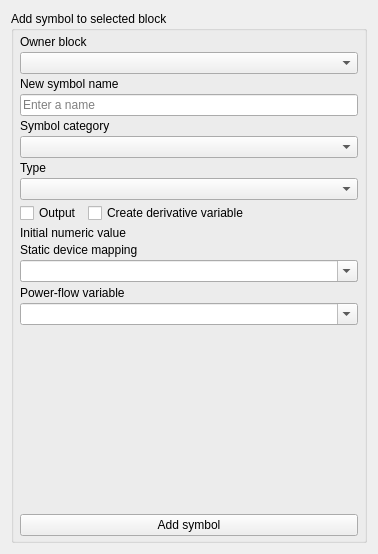
<?xml version="1.0" encoding="UTF-8"?>
<ui version="4.0">
 <class>Form</class>
 <widget class="QWidget" name="Form">
  <property name="geometry">
   <rect>
    <x>0</x>
    <y>0</y>
    <width>378</width>
    <height>554</height>
   </rect>
  </property>
  <property name="windowTitle">
   <string>Add block property</string>
  </property>
  <layout class="QVBoxLayout" name="verticalLayout">
   <item>
    <widget class="QGroupBox" name="add_symbol_group">
     <property name="sizePolicy">
      <sizepolicy hsizetype="Ignored" vsizetype="Ignored">
       <horstretch>0</horstretch>
       <verstretch>0</verstretch>
      </sizepolicy>
     </property>
     <property name="title">
      <string>Add symbol to selected block</string>
     </property>
     <layout class="QGridLayout" name="add_symbol_layout">
      <property name="leftMargin">
       <number>6</number>
      </property>
      <property name="topMargin">
       <number>4</number>
      </property>
      <property name="rightMargin">
       <number>6</number>
      </property>
      <property name="bottomMargin">
       <number>4</number>
      </property>
      <property name="horizontalSpacing">
       <number>6</number>
      </property>
      <property name="verticalSpacing">
       <number>3</number>
      </property>
      <item row="8" column="0">
       <widget class="QWidget" name="new_variable_options" native="true">
        <property name="sizePolicy">
         <sizepolicy hsizetype="Ignored" vsizetype="Fixed">
          <horstretch>0</horstretch>
          <verstretch>0</verstretch>
         </sizepolicy>
        </property>
        <layout class="QHBoxLayout" name="new_variable_options_layout">
         <property name="leftMargin">
          <number>0</number>
         </property>
         <property name="topMargin">
          <number>0</number>
         </property>
         <property name="rightMargin">
          <number>0</number>
         </property>
         <property name="bottomMargin">
          <number>0</number>
         </property>
         <item>
          <widget class="QCheckBox" name="new_symbol_exported">
           <property name="text">
            <string>Output</string>
           </property>
          </widget>
         </item>
         <item>
          <widget class="QCheckBox" name="new_state_derivative">
           <property name="text">
            <string>Create derivative variable</string>
           </property>
          </widget>
         </item>
         <item>
          <spacer name="new_variable_options_spacer">
           <property name="orientation">
            <enum>Qt::Orientation::Horizontal</enum>
           </property>
           <property name="sizeHint" stdset="0">
            <size>
             <width>40</width>
             <height>20</height>
            </size>
           </property>
          </spacer>
         </item>
        </layout>
       </widget>
      </item>
      <item row="1" column="0">
       <widget class="QComboBox" name="new_symbol_owner">
        <property name="sizePolicy">
         <sizepolicy hsizetype="Ignored" vsizetype="Fixed">
          <horstretch>0</horstretch>
          <verstretch>0</verstretch>
         </sizepolicy>
        </property>
       </widget>
      </item>
      <item row="13" column="0">
       <widget class="QComboBox" name="new_external_reference">
        <property name="sizePolicy">
         <sizepolicy hsizetype="Ignored" vsizetype="Fixed">
          <horstretch>0</horstretch>
          <verstretch>0</verstretch>
         </sizepolicy>
        </property>
        <property name="editable">
         <bool>true</bool>
        </property>
       </widget>
      </item>
      <item row="7" column="0">
       <widget class="QComboBox" name="new_symbol_kind">
        <property name="sizePolicy">
         <sizepolicy hsizetype="Ignored" vsizetype="Fixed">
          <horstretch>0</horstretch>
          <verstretch>0</verstretch>
         </sizepolicy>
        </property>
       </widget>
      </item>
      <item row="5" column="0">
       <widget class="QComboBox" name="new_symbol_category">
        <property name="sizePolicy">
         <sizepolicy hsizetype="Ignored" vsizetype="Fixed">
          <horstretch>0</horstretch>
          <verstretch>0</verstretch>
         </sizepolicy>
        </property>
       </widget>
      </item>
      <item row="2" column="0">
       <widget class="QLabel" name="new_symbol_name_label">
        <property name="text">
         <string>New symbol name</string>
        </property>
       </widget>
      </item>
      <item row="4" column="0">
       <widget class="QLabel" name="new_symbol_category_label">
        <property name="text">
         <string>Symbol category</string>
        </property>
       </widget>
      </item>
      <item row="0" column="0">
       <widget class="QLabel" name="new_symbol_owner_label">
        <property name="text">
         <string>Owner block</string>
        </property>
       </widget>
      </item>
      <item row="6" column="0">
       <widget class="QLabel" name="new_symbol_kind_label">
        <property name="text">
         <string>Type</string>
        </property>
       </widget>
      </item>
      <item row="16" column="0">
       <widget class="QPushButton" name="add_symbol_button">
        <property name="text">
         <string>Add symbol</string>
        </property>
       </widget>
      </item>
      <item row="15" column="0">
       <widget class="QLabel" name="add_symbol_status_label">
        <property name="visible">
         <bool>false</bool>
        </property>
        <property name="text">
         <string/>
        </property>
        <property name="wordWrap">
         <bool>true</bool>
        </property>
        <property name="textInteractionFlags">
         <set>Qt::TextInteractionFlag::TextSelectableByMouse</set>
        </property>
       </widget>
      </item>
      <item row="10" column="0">
       <widget class="QLabel" name="new_static_reference_label">
        <property name="text">
         <string>Static device mapping</string>
        </property>
       </widget>
      </item>
      <item row="12" column="0">
       <widget class="QLabel" name="new_external_reference_label">
        <property name="toolTip">
         <string>Power-flow variable used to initialize this dynamic variable.</string>
        </property>
        <property name="text">
         <string>Power-flow variable</string>
        </property>
       </widget>
      </item>
      <item row="11" column="0">
       <widget class="QDoubleSpinBox" name="new_parameter_value">
        <property name="sizePolicy">
         <sizepolicy hsizetype="Ignored" vsizetype="Fixed">
          <horstretch>0</horstretch>
          <verstretch>0</verstretch>
         </sizepolicy>
        </property>
        <property name="decimals">
         <number>12</number>
        </property>
        <property name="minimum">
         <double>-10000000000000000159028911097599180468360808563945281389781327557747838772170381060813469985856815104.000000000000000</double>
        </property>
        <property name="maximum">
         <double>10000000000000000159028911097599180468360808563945281389781327557747838772170381060813469985856815104.000000000000000</double>
        </property>
       </widget>
      </item>
      <item row="11" column="0">
       <widget class="QComboBox" name="new_static_reference">
        <property name="sizePolicy">
         <sizepolicy hsizetype="Ignored" vsizetype="Fixed">
          <horstretch>0</horstretch>
          <verstretch>0</verstretch>
         </sizepolicy>
        </property>
        <property name="editable">
         <bool>true</bool>
        </property>
       </widget>
      </item>
      <item row="14" column="0">
       <spacer name="add_symbol_spacer">
        <property name="orientation">
         <enum>Qt::Orientation::Vertical</enum>
        </property>
        <property name="sizeType">
         <enum>QSizePolicy::Policy::Expanding</enum>
        </property>
        <property name="sizeHint" stdset="0">
         <size>
          <width>0</width>
          <height>0</height>
         </size>
        </property>
       </spacer>
      </item>
      <item row="3" column="0">
       <widget class="QLineEdit" name="new_symbol_name">
        <property name="sizePolicy">
         <sizepolicy hsizetype="Ignored" vsizetype="Fixed">
          <horstretch>0</horstretch>
          <verstretch>0</verstretch>
         </sizepolicy>
        </property>
        <property name="placeholderText">
         <string>Enter a name</string>
        </property>
       </widget>
      </item>
      <item row="9" column="0">
       <widget class="QLabel" name="new_parameter_value_label">
        <property name="text">
         <string>Initial numeric value</string>
        </property>
       </widget>
      </item>
     </layout>
    </widget>
   </item>
  </layout>
 </widget>
 <resources/>
 <connections/>
</ui>
